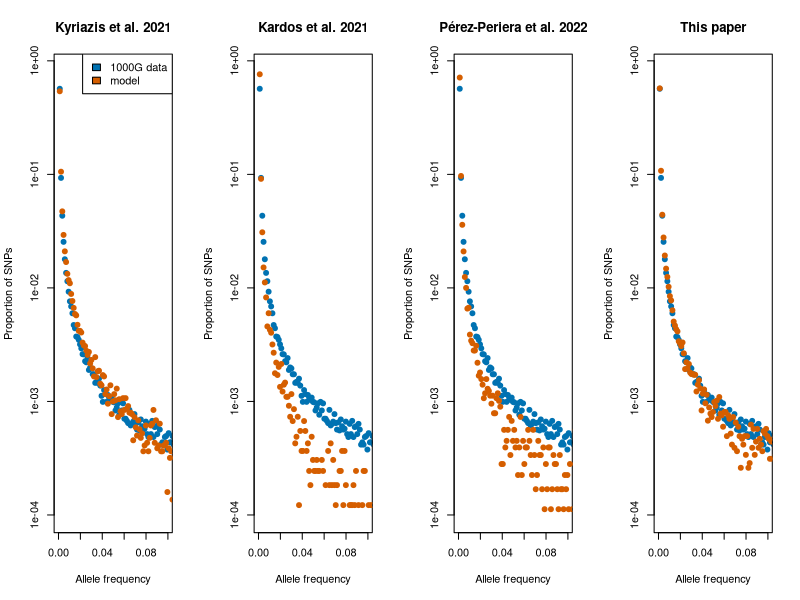
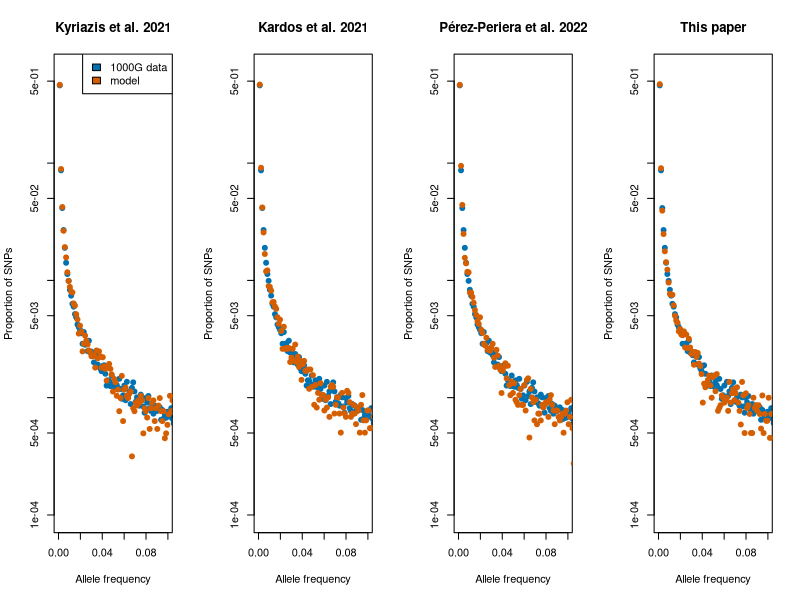

Reproduce these figures in R, in order.

### script for creating Figures 3 and S3 from Kyriazis et al. 2022 biorxiv

setwd("~/Documents/UCLA/simulations_review/Analysis/Data/")

### read in 1kg SFSs 
ns_sfs_1kg <- scan("1kg_nonsyn.txt")
syn_sfs_1kg <- scan("1kg_syn.txt")

### read in simulated perez SFSs
ns_sfs_perez <- read.table("perez_nonsyn.txt")
ns_sfs_perez <- colSums(ns_sfs_perez)
syn_sfs_perez <- read.table("perez_syn.txt")
syn_sfs_perez <- colSums(syn_sfs_perez)

### read in simulated henn SFSs
ns_sfs_henn <- read.table("henn_nonsyn.txt")
ns_sfs_henn <- colSums(ns_sfs_henn)
syn_sfs_henn <- read.table("henn_syn.txt")
syn_sfs_henn <- colSums(syn_sfs_henn)

### read in simulated kardos SFSs
ns_sfs_kardos <- read.table("kardos_nonsyn.txt")
ns_sfs_kardos <- colSums(ns_sfs_kardos)
syn_sfs_kardos <- read.table("kardos_syn.txt")
syn_sfs_kardos <- colSums(syn_sfs_kardos)

### read in simulated newDFE SFSs
ns_sfs_newDFE <- read.table("newDFE_nonsyn.txt")
ns_sfs_newDFE <- colSums(ns_sfs_newDFE)
syn_sfs_newDFE <- read.table("newDFE_syn.txt")
syn_sfs_newDFE <- colSums(syn_sfs_newDFE)



### main text NS SFSs
setwd("~/Documents/UCLA/simulations_review/Analysis/Plots/")
pdf("NS_SFS_dotplots.pdf", width=10, height=2.5)
par(mfrow=c(1,4))

xmax = 0.1
ymin = 1e-4
cols = c("#0072B2", "#D55E00")
allele_freq <- seq(from=1, to =864)/864

plot(allele_freq, ns_sfs_1kg/sum(ns_sfs_1kg), xlim=c(0,xmax), log='y', ylim=c(ymin, 0.8), pch=19, main = "Kyriazis et al. 2021", ylab = "Proportion of SNPs", col = cols[1], xlab = 'Allele frequency')
points(allele_freq, ns_sfs_henn/sum(ns_sfs_henn), pch=19, col=cols[2])
legend(x = 'topright', legend = c("1000G data" ,"model"), fill = cols)

plot(allele_freq, ns_sfs_1kg/sum(ns_sfs_1kg), xlim=c(0,xmax), log='y', ylim=c(ymin, 0.8), pch=19, main = "Kardos et al. 2021", ylab = "Proportion of SNPs", col = cols[1], xlab = 'Allele frequency')
points(allele_freq, ns_sfs_kardos/sum(ns_sfs_kardos), pch=19, col=cols[2])

plot(allele_freq, ns_sfs_1kg/sum(ns_sfs_1kg), xlim=c(0,xmax), log='y', ylim=c(ymin, 0.8), pch=19, main = "Pérez-Periera et al. 2022", ylab = "Proportion of SNPs", col = cols[1], xlab = 'Allele frequency')
points(allele_freq, ns_sfs_perez/sum(ns_sfs_perez), pch=19, col=cols[2])

plot(allele_freq, ns_sfs_1kg/sum(ns_sfs_1kg), xlim=c(0,xmax), log='y', ylim=c(ymin, 0.8), pch=19, main = "This paper", ylab = "Proportion of SNPs", col = cols[1], xlab = 'Allele frequency')
points(allele_freq, ns_sfs_newDFE/sum(ns_sfs_newDFE), pch=19, col=cols[2])


dev.off()




### SI SYN SFSs
setwd("~/Documents/UCLA/simulations_review/Analysis/Plots/")
pdf("SYN_SFS_dotplots.pdf", width=10, height=2.5)
par(mfrow=c(1,4))

xmax = 0.1
ymin = 1e-4
cols = c("#0072B2", "#D55E00")

plot(allele_freq, syn_sfs_1kg/sum(syn_sfs_1kg), xlim=c(0,xmax), log='y', ylim=c(ymin, 0.6), pch=19, main = "Kyriazis et al. 2021", ylab = "Proportion of SNPs", col = cols[1], xlab = 'Allele frequency')
points(allele_freq, syn_sfs_henn/sum(syn_sfs_henn), pch=19, col=cols[2])
legend(x = 'topright', legend = c("1000G data" ,"model"), fill = cols)

plot(allele_freq, syn_sfs_1kg/sum(syn_sfs_1kg), xlim=c(0,xmax), log='y', ylim=c(ymin, 0.6), pch=19, main = "Kardos et al. 2021", ylab = "Proportion of SNPs", col = cols[1], xlab = 'Allele frequency')
points(allele_freq, syn_sfs_kardos/sum(syn_sfs_kardos), pch=19, col=cols[2])

plot(allele_freq, syn_sfs_1kg/sum(syn_sfs_1kg), xlim=c(0,xmax), log='y', ylim=c(ymin, 0.6), pch=19, main = "Pérez-Periera et al. 2022", ylab = "Proportion of SNPs", col = cols[1], xlab = 'Allele frequency')
points(allele_freq, syn_sfs_perez/sum(syn_sfs_perez), pch=19, col=cols[2])

plot(allele_freq, syn_sfs_1kg/sum(syn_sfs_1kg), xlim=c(0,xmax), log='y', ylim=c(ymin, 0.6), pch=19, main = "This paper", ylab = "Proportion of SNPs", col = cols[1], xlab = 'Allele frequency')
points(allele_freq, syn_sfs_newDFE/sum(syn_sfs_newDFE), pch=19, col=cols[2])


dev.off()




### fraction of NS alleles above ~5%
864*0.05

sum(ns_sfs_1kg[43:864]/sum(ns_sfs_1kg))
sum(ns_sfs_henn[43:864]/sum(ns_sfs_henn))
sum(ns_sfs_kardos[43:864]/sum(ns_sfs_kardos))
sum(ns_sfs_perez[43:864]/sum(ns_sfs_perez))
sum(ns_sfs_newDFE[43:864]/sum(ns_sfs_newDFE))


### fraction of NS singletons
(ns_sfs_1kg/sum(ns_sfs_1kg))[1]
(ns_sfs_henn/sum(ns_sfs_henn))[1]
(ns_sfs_kardos/sum(ns_sfs_kardos))[1]
(ns_sfs_perez/sum(ns_sfs_perez))[1]
(ns_sfs_newDFE/sum(ns_sfs_newDFE))[1]







